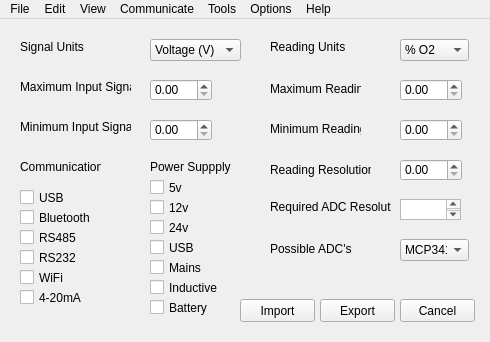
<?xml version="1.0" encoding="UTF-8"?>
<ui version="4.0">
 <class>MainWindow</class>
 <widget class="QMainWindow" name="MainWindow">
  <property name="geometry">
   <rect>
    <x>0</x>
    <y>0</y>
    <width>490</width>
    <height>342</height>
   </rect>
  </property>
  <property name="windowTitle">
   <string>SensDev</string>
  </property>
  <widget class="QWidget" name="centralWidget">
   <widget class="QLabel" name="label">
    <property name="geometry">
     <rect>
      <x>270</x>
      <y>60</y>
      <width>91</width>
      <height>20</height>
     </rect>
    </property>
    <property name="text">
     <string>Maximum Reading</string>
    </property>
   </widget>
   <widget class="QLabel" name="label_2">
    <property name="geometry">
     <rect>
      <x>270</x>
      <y>100</y>
      <width>91</width>
      <height>20</height>
     </rect>
    </property>
    <property name="text">
     <string>Minimum Reading</string>
    </property>
   </widget>
   <widget class="QLabel" name="label_3">
    <property name="geometry">
     <rect>
      <x>270</x>
      <y>140</y>
      <width>101</width>
      <height>21</height>
     </rect>
    </property>
    <property name="text">
     <string>Reading Resolution</string>
    </property>
   </widget>
   <widget class="QLabel" name="label_4">
    <property name="geometry">
     <rect>
      <x>270</x>
      <y>180</y>
      <width>121</width>
      <height>16</height>
     </rect>
    </property>
    <property name="text">
     <string>Required ADC Resolution</string>
    </property>
   </widget>
   <widget class="QLabel" name="label_5">
    <property name="geometry">
     <rect>
      <x>270</x>
      <y>220</y>
      <width>111</width>
      <height>20</height>
     </rect>
    </property>
    <property name="text">
     <string>Possible ADC's</string>
    </property>
   </widget>
   <widget class="QDoubleSpinBox" name="doubleSpinBox">
    <property name="geometry">
     <rect>
      <x>400</x>
      <y>100</y>
      <width>62</width>
      <height>22</height>
     </rect>
    </property>
   </widget>
   <widget class="QDoubleSpinBox" name="doubleSpinBox_2">
    <property name="geometry">
     <rect>
      <x>400</x>
      <y>60</y>
      <width>62</width>
      <height>22</height>
     </rect>
    </property>
   </widget>
   <widget class="QDoubleSpinBox" name="doubleSpinBox_3">
    <property name="geometry">
     <rect>
      <x>400</x>
      <y>140</y>
      <width>62</width>
      <height>22</height>
     </rect>
    </property>
   </widget>
   <widget class="QTextBrowser" name="textBrowser">
    <property name="geometry">
     <rect>
      <x>400</x>
      <y>180</y>
      <width>61</width>
      <height>21</height>
     </rect>
    </property>
   </widget>
   <widget class="QComboBox" name="comboBox_2">
    <property name="geometry">
     <rect>
      <x>400</x>
      <y>220</y>
      <width>69</width>
      <height>22</height>
     </rect>
    </property>
    <item>
     <property name="text">
      <string>MCP3412</string>
     </property>
    </item>
    <item>
     <property name="text">
      <string>16 bit</string>
     </property>
    </item>
    <item>
     <property name="text">
      <string>18 bit</string>
     </property>
    </item>
    <item>
     <property name="text">
      <string>MSP3024</string>
     </property>
    </item>
   </widget>
   <widget class="QCheckBox" name="checkBox">
    <property name="geometry">
     <rect>
      <x>20</x>
      <y>230</y>
      <width>70</width>
      <height>17</height>
     </rect>
    </property>
    <property name="text">
     <string>RS232</string>
    </property>
   </widget>
   <widget class="QCheckBox" name="checkBox_2">
    <property name="geometry">
     <rect>
      <x>20</x>
      <y>170</y>
      <width>70</width>
      <height>17</height>
     </rect>
    </property>
    <property name="text">
     <string>USB</string>
    </property>
   </widget>
   <widget class="QCheckBox" name="checkBox_3">
    <property name="geometry">
     <rect>
      <x>20</x>
      <y>210</y>
      <width>70</width>
      <height>17</height>
     </rect>
    </property>
    <property name="text">
     <string>RS485</string>
    </property>
   </widget>
   <widget class="QCheckBox" name="checkBox_4">
    <property name="geometry">
     <rect>
      <x>20</x>
      <y>270</y>
      <width>70</width>
      <height>17</height>
     </rect>
    </property>
    <property name="text">
     <string>4-20mA</string>
    </property>
   </widget>
   <widget class="QCheckBox" name="checkBox_5">
    <property name="geometry">
     <rect>
      <x>20</x>
      <y>190</y>
      <width>70</width>
      <height>17</height>
     </rect>
    </property>
    <property name="text">
     <string>Bluetooth</string>
    </property>
   </widget>
   <widget class="QCheckBox" name="checkBox_7">
    <property name="geometry">
     <rect>
      <x>20</x>
      <y>250</y>
      <width>70</width>
      <height>17</height>
     </rect>
    </property>
    <property name="text">
     <string>WiFi</string>
    </property>
   </widget>
   <widget class="QCheckBox" name="checkBox_8">
    <property name="geometry">
     <rect>
      <x>150</x>
      <y>160</y>
      <width>70</width>
      <height>17</height>
     </rect>
    </property>
    <property name="text">
     <string>5v</string>
    </property>
   </widget>
   <widget class="QCheckBox" name="checkBox_9">
    <property name="geometry">
     <rect>
      <x>150</x>
      <y>180</y>
      <width>70</width>
      <height>17</height>
     </rect>
    </property>
    <property name="text">
     <string>12v</string>
    </property>
   </widget>
   <widget class="QCheckBox" name="checkBox_10">
    <property name="geometry">
     <rect>
      <x>150</x>
      <y>200</y>
      <width>70</width>
      <height>17</height>
     </rect>
    </property>
    <property name="text">
     <string>24v</string>
    </property>
   </widget>
   <widget class="QCheckBox" name="checkBox_11">
    <property name="geometry">
     <rect>
      <x>150</x>
      <y>220</y>
      <width>70</width>
      <height>17</height>
     </rect>
    </property>
    <property name="text">
     <string>USB</string>
    </property>
   </widget>
   <widget class="QCheckBox" name="checkBox_12">
    <property name="geometry">
     <rect>
      <x>150</x>
      <y>240</y>
      <width>70</width>
      <height>17</height>
     </rect>
    </property>
    <property name="text">
     <string>Mains</string>
    </property>
   </widget>
   <widget class="QCheckBox" name="checkBox_13">
    <property name="geometry">
     <rect>
      <x>150</x>
      <y>260</y>
      <width>71</width>
      <height>17</height>
     </rect>
    </property>
    <property name="text">
     <string>Inductive</string>
    </property>
   </widget>
   <widget class="QCheckBox" name="checkBox_14">
    <property name="geometry">
     <rect>
      <x>150</x>
      <y>280</y>
      <width>70</width>
      <height>17</height>
     </rect>
    </property>
    <property name="text">
     <string>Battery</string>
    </property>
   </widget>
   <widget class="QLabel" name="label_6">
    <property name="geometry">
     <rect>
      <x>150</x>
      <y>140</y>
      <width>81</width>
      <height>16</height>
     </rect>
    </property>
    <property name="text">
     <string>Power Suppply</string>
    </property>
   </widget>
   <widget class="QLabel" name="label_7">
    <property name="geometry">
     <rect>
      <x>20</x>
      <y>140</y>
      <width>81</width>
      <height>16</height>
     </rect>
    </property>
    <property name="text">
     <string>Communications</string>
    </property>
   </widget>
   <widget class="QLabel" name="label_8">
    <property name="geometry">
     <rect>
      <x>20</x>
      <y>20</y>
      <width>111</width>
      <height>16</height>
     </rect>
    </property>
    <property name="text">
     <string>Signal Units</string>
    </property>
   </widget>
   <widget class="QLabel" name="label_9">
    <property name="geometry">
     <rect>
      <x>20</x>
      <y>60</y>
      <width>111</width>
      <height>16</height>
     </rect>
    </property>
    <property name="text">
     <string>Maximum Input Signal</string>
    </property>
   </widget>
   <widget class="QLabel" name="label_10">
    <property name="geometry">
     <rect>
      <x>20</x>
      <y>100</y>
      <width>111</width>
      <height>16</height>
     </rect>
    </property>
    <property name="text">
     <string>Minimum Input Signal</string>
    </property>
   </widget>
   <widget class="QLabel" name="label_11">
    <property name="geometry">
     <rect>
      <x>270</x>
      <y>20</y>
      <width>81</width>
      <height>16</height>
     </rect>
    </property>
    <property name="text">
     <string>Reading Units</string>
    </property>
   </widget>
   <widget class="QComboBox" name="comboBox">
    <property name="geometry">
     <rect>
      <x>400</x>
      <y>20</y>
      <width>69</width>
      <height>22</height>
     </rect>
    </property>
    <item>
     <property name="text">
      <string>% O2</string>
     </property>
    </item>
    <item>
     <property name="text">
      <string>% N2</string>
     </property>
    </item>
    <item>
     <property name="text">
      <string>ppm</string>
     </property>
    </item>
    <item>
     <property name="text">
      <string>ppb</string>
     </property>
    </item>
    <item>
     <property name="text">
      <string>ppt</string>
     </property>
    </item>
   </widget>
   <widget class="QComboBox" name="comboBox_3">
    <property name="geometry">
     <rect>
      <x>150</x>
      <y>20</y>
      <width>91</width>
      <height>22</height>
     </rect>
    </property>
    <item>
     <property name="text">
      <string>Voltage (V)</string>
     </property>
    </item>
    <item>
     <property name="text">
      <string>Current (mA)</string>
     </property>
    </item>
    <item>
     <property name="text">
      <string>Resistance (Ohm)</string>
     </property>
    </item>
    <item>
     <property name="text">
      <string>Light (Lux)</string>
     </property>
    </item>
   </widget>
   <widget class="QDoubleSpinBox" name="doubleSpinBox_4">
    <property name="geometry">
     <rect>
      <x>150</x>
      <y>60</y>
      <width>62</width>
      <height>22</height>
     </rect>
    </property>
   </widget>
   <widget class="QDoubleSpinBox" name="doubleSpinBox_5">
    <property name="geometry">
     <rect>
      <x>150</x>
      <y>100</y>
      <width>62</width>
      <height>22</height>
     </rect>
    </property>
   </widget>
   <widget class="QPushButton" name="pushButton">
    <property name="geometry">
     <rect>
      <x>320</x>
      <y>280</y>
      <width>75</width>
      <height>23</height>
     </rect>
    </property>
    <property name="text">
     <string>Export</string>
    </property>
   </widget>
   <widget class="QPushButton" name="pushButton_2">
    <property name="geometry">
     <rect>
      <x>240</x>
      <y>280</y>
      <width>75</width>
      <height>23</height>
     </rect>
    </property>
    <property name="text">
     <string>Import</string>
    </property>
   </widget>
   <widget class="QPushButton" name="pushButton_3">
    <property name="geometry">
     <rect>
      <x>400</x>
      <y>280</y>
      <width>75</width>
      <height>23</height>
     </rect>
    </property>
    <property name="text">
     <string>Cancel</string>
    </property>
   </widget>
  </widget>
  <widget class="QMenuBar" name="menuBar">
   <property name="geometry">
    <rect>
     <x>0</x>
     <y>0</y>
     <width>490</width>
     <height>21</height>
    </rect>
   </property>
   <property name="contextMenuPolicy">
    <enum>Qt::DefaultContextMenu</enum>
   </property>
   <widget class="QMenu" name="menuFile">
    <property name="title">
     <string>File</string>
    </property>
    <addaction name="actionNew"/>
    <addaction name="actionOpen"/>
    <addaction name="actionSave_As"/>
    <addaction name="actionSave"/>
    <addaction name="actionPrint"/>
    <addaction name="actionClose"/>
   </widget>
   <widget class="QMenu" name="menuEdit">
    <property name="title">
     <string>Edit</string>
    </property>
    <addaction name="actionUndo"/>
    <addaction name="actionRedo"/>
    <addaction name="actionCopy"/>
    <addaction name="actionCut"/>
    <addaction name="actionPaste"/>
    <addaction name="actionFind"/>
    <addaction name="actionAdvanced"/>
   </widget>
   <widget class="QMenu" name="menuView">
    <property name="title">
     <string>View</string>
    </property>
    <addaction name="actionZoom"/>
    <addaction name="actionFull_Screen"/>
    <addaction name="actionOverview"/>
   </widget>
   <widget class="QMenu" name="menuOptions">
    <property name="title">
     <string>Options</string>
    </property>
    <addaction name="actionCalibration"/>
    <addaction name="actionSettings"/>
   </widget>
   <widget class="QMenu" name="menuTools">
    <property name="title">
     <string>Tools</string>
    </property>
    <addaction name="actionTerminal"/>
    <addaction name="actionLog_Data"/>
    <addaction name="actionHistory"/>
   </widget>
   <widget class="QMenu" name="menuHelp">
    <property name="title">
     <string>Help</string>
    </property>
    <addaction name="actionUpdate"/>
    <addaction name="actionContents"/>
    <addaction name="actionAbout"/>
   </widget>
   <widget class="QMenu" name="menuCommunicate">
    <property name="title">
     <string>Communicate</string>
    </property>
    <addaction name="actionUSB_comms"/>
    <addaction name="actionBluetooth"/>
    <addaction name="actionWifi"/>
    <addaction name="actionLAN"/>
    <addaction name="actionConfigure"/>
   </widget>
   <addaction name="menuFile"/>
   <addaction name="menuEdit"/>
   <addaction name="menuView"/>
   <addaction name="menuCommunicate"/>
   <addaction name="menuTools"/>
   <addaction name="menuOptions"/>
   <addaction name="menuHelp"/>
  </widget>
  <action name="actionSave">
   <property name="text">
    <string>Save</string>
   </property>
   <property name="menuRole">
    <enum>QAction::ApplicationSpecificRole</enum>
   </property>
  </action>
  <action name="actionClose">
   <property name="text">
    <string>Close</string>
   </property>
   <property name="menuRole">
    <enum>QAction::ApplicationSpecificRole</enum>
   </property>
  </action>
  <action name="actionContents">
   <property name="text">
    <string>Contents</string>
   </property>
  </action>
  <action name="actionAbout">
   <property name="text">
    <string>About...</string>
   </property>
   <property name="menuRole">
    <enum>QAction::AboutRole</enum>
   </property>
  </action>
  <action name="actionUndo">
   <property name="text">
    <string>Undo</string>
   </property>
   <property name="menuRole">
    <enum>QAction::ApplicationSpecificRole</enum>
   </property>
  </action>
  <action name="actionRedo">
   <property name="text">
    <string>Redo</string>
   </property>
   <property name="menuRole">
    <enum>QAction::ApplicationSpecificRole</enum>
   </property>
  </action>
  <action name="actionCopy">
   <property name="text">
    <string>Copy</string>
   </property>
   <property name="menuRole">
    <enum>QAction::ApplicationSpecificRole</enum>
   </property>
  </action>
  <action name="actionCut">
   <property name="text">
    <string>Cut</string>
   </property>
   <property name="menuRole">
    <enum>QAction::ApplicationSpecificRole</enum>
   </property>
  </action>
  <action name="actionPaste">
   <property name="text">
    <string>Paste</string>
   </property>
  </action>
  <action name="actionTerminal">
   <property name="text">
    <string>Terminal</string>
   </property>
  </action>
  <action name="actionConstructor">
   <property name="text">
    <string>Constructor</string>
   </property>
  </action>
  <action name="actionZoom">
   <property name="text">
    <string>Zoom</string>
   </property>
   <property name="menuRole">
    <enum>QAction::ApplicationSpecificRole</enum>
   </property>
  </action>
  <action name="actionOptions">
   <property name="text">
    <string>Options..</string>
   </property>
   <property name="menuRole">
    <enum>QAction::ApplicationSpecificRole</enum>
   </property>
  </action>
  <action name="actionSave_As">
   <property name="text">
    <string>Save As</string>
   </property>
   <property name="menuRole">
    <enum>QAction::ApplicationSpecificRole</enum>
   </property>
  </action>
  <action name="actionPrint">
   <property name="text">
    <string>Print..</string>
   </property>
   <property name="menuRole">
    <enum>QAction::ApplicationSpecificRole</enum>
   </property>
  </action>
  <action name="actionNew">
   <property name="text">
    <string>New Sensor..</string>
   </property>
   <property name="menuRole">
    <enum>QAction::ApplicationSpecificRole</enum>
   </property>
  </action>
  <action name="actionOpen">
   <property name="text">
    <string>Open..</string>
   </property>
   <property name="menuRole">
    <enum>QAction::ApplicationSpecificRole</enum>
   </property>
  </action>
  <action name="actionFind">
   <property name="text">
    <string>Find</string>
   </property>
  </action>
  <action name="actionAdvanced">
   <property name="text">
    <string>Advanced..</string>
   </property>
  </action>
  <action name="actionUpdate">
   <property name="text">
    <string>Update</string>
   </property>
  </action>
  <action name="actionFull_Screen">
   <property name="text">
    <string>Full Screen</string>
   </property>
   <property name="menuRole">
    <enum>QAction::ApplicationSpecificRole</enum>
   </property>
  </action>
  <action name="actionLog_Data">
   <property name="text">
    <string>Log Data</string>
   </property>
  </action>
  <action name="actionHistory">
   <property name="text">
    <string>History</string>
   </property>
  </action>
  <action name="actionUSB_comms">
   <property name="text">
    <string>USB comms</string>
   </property>
  </action>
  <action name="actionBluetooth">
   <property name="text">
    <string>Bluetooth</string>
   </property>
  </action>
  <action name="actionWifi">
   <property name="text">
    <string>Wifi</string>
   </property>
  </action>
  <action name="actionLAN">
   <property name="text">
    <string>LAN</string>
   </property>
  </action>
  <action name="actionConfigure">
   <property name="text">
    <string>Configure..</string>
   </property>
  </action>
  <action name="actionCalibration">
   <property name="text">
    <string>Calibration</string>
   </property>
  </action>
  <action name="actionSettings">
   <property name="text">
    <string>Settings</string>
   </property>
  </action>
  <action name="actionOverview">
   <property name="text">
    <string>Overview</string>
   </property>
   <property name="menuRole">
    <enum>QAction::ApplicationSpecificRole</enum>
   </property>
  </action>
 </widget>
 <layoutdefault spacing="6" margin="11"/>
 <resources/>
 <connections/>
</ui>
